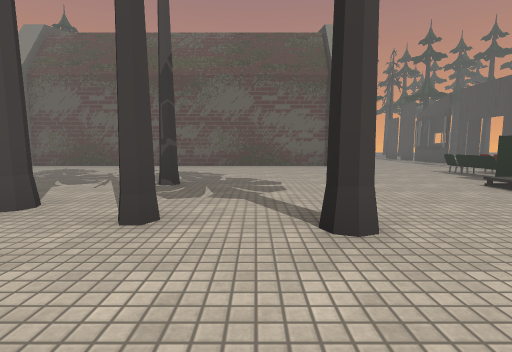
View 1 (above)

16 first-person views from a walk through a Unity game level. The camera is 1.2 m above the floor, tilts 6° down and sees 85° across. The floor is counted in squares, 2 m on a side. Each view is taken from the middle of a square. On the plan, view 1 faces up. The plan holds only what a view shows up to about 9 squares ahead; the rest is blank. The place goes on beyond the plan. The player is left out. Some animated figures are left out. Some surface patterns are stand-ins.

View 2
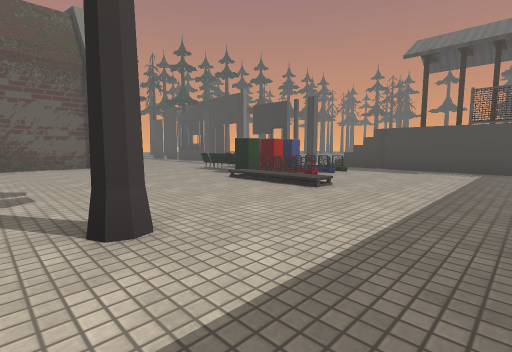

View 3
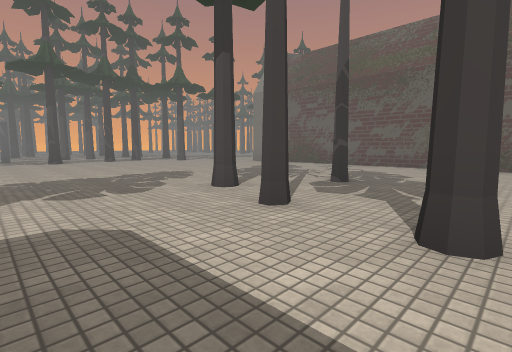

View 4
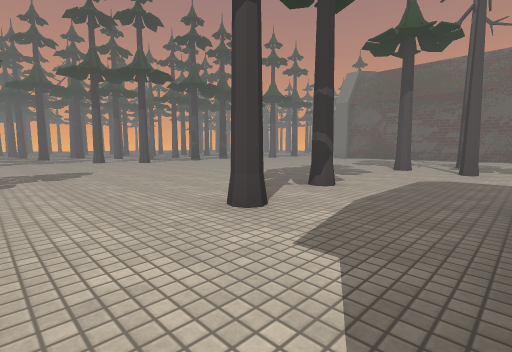

View 5
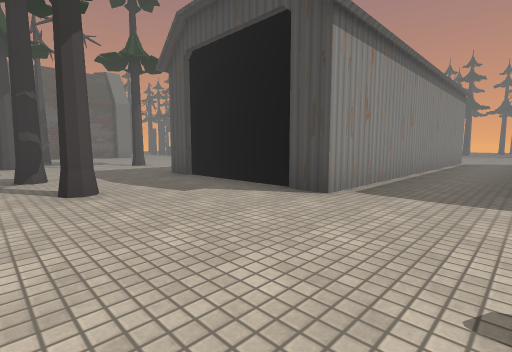

View 6
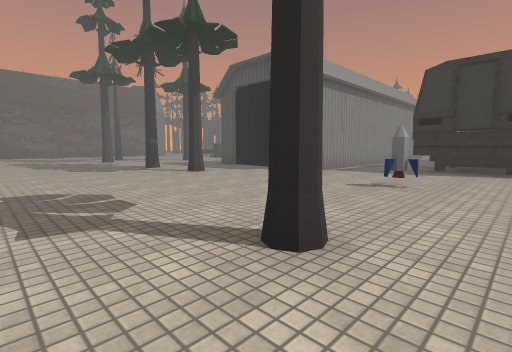

View 7
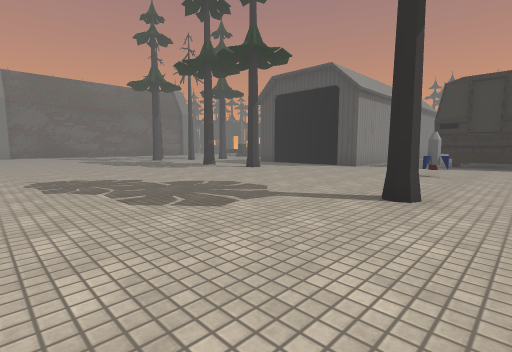

View 8
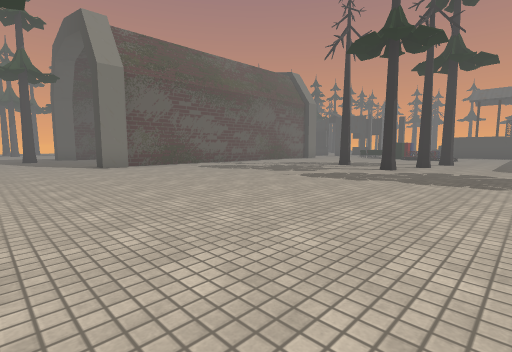

View 9
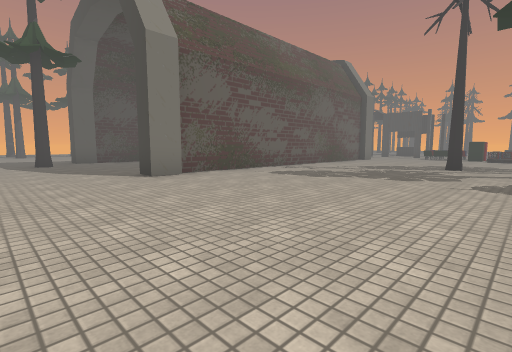

View 10
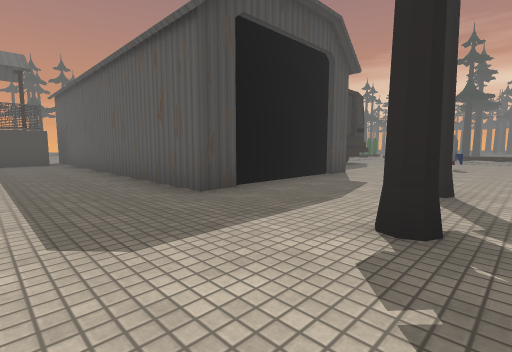

View 11
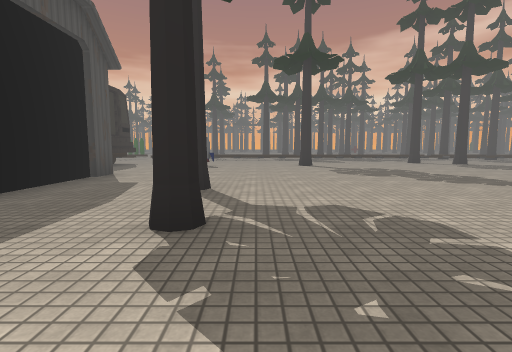

View 12
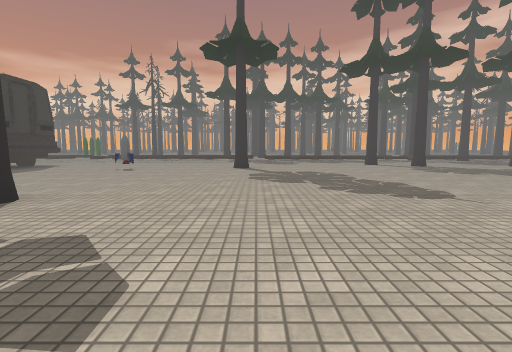

View 13
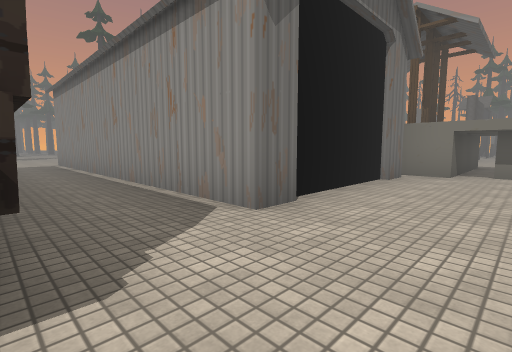

View 14
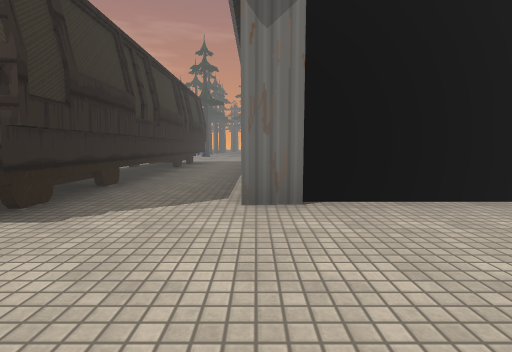

View 15
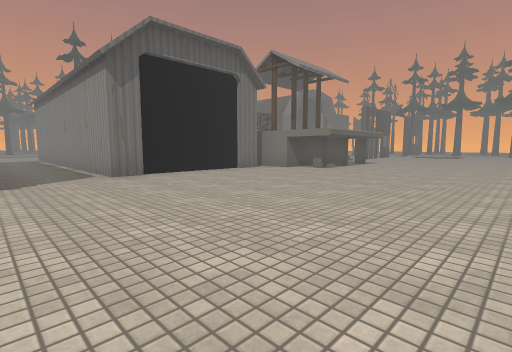

View 16
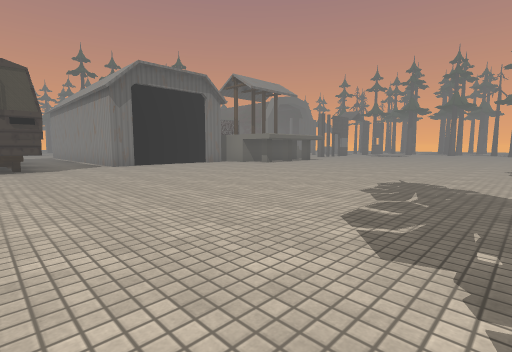

### Floor plan
Key: @ floor where view 1 was taken; # wall or solid block; x gap in a wall; . main floor; : floor 2.25 m higher than the main floor; / step, stairs or slope; B bench; C chair; T tree; R rocket; O other object.
Columns run from 10 left of view 1 to 18 right of it. Each row starts with its distance up from view 1.
 13  T.
 12 ....
 11 ....
 10 ....
  9 ...########## ...x
  8 .................
  7 T..............O
  6 .............BCO
  5 ..............###
  4 .........T....BBB
  3 ........T........./    ..
  2 .........T.T......:   ......
  1 ................../##........
  0 ..........@.......:##........
 -1   ......T..#########.........
 -2  ..........#       #.........
 -3 ........T..#       #.........
 -4 ...........#       #.........
 -5 ...........#########.........
 -6 .............................
 -7 ............#########........
 -8 T....T...R..#      ##........
 -9 .T..........#

Where each view was taken, in squares from view 1:
view 1: 0 up, 0 right, facing up
view 2: 0 up, 0 right, facing up-right
view 3: 0 up, 1 right, facing up-left
view 4: 5 down, 0 right, facing up-left
view 5: 7 down, 3 left, facing up-right
view 6: 9 down, 6 left, facing up-right
view 7: 9 down, 8 left, facing up-right
view 8: 0 up, 10 left, facing up-right
view 9: 3 up, 10 left, facing up-right
view 10: 1 up, 3 left, facing down-right
view 11: 1 up, 3 left, facing down
view 12: 0 up, 5 left, facing down
view 13: 7 down, 11 right, facing up-left
view 14: 5 down, 12 right, facing left
view 15: 7 down, 15 right, facing up-left
view 16: 8 down, 18 right, facing up-left
